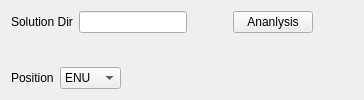
      <widget class="QWidget" name="tab_2">
       <attribute name="title">
        <string>Analysis</string>
       </attribute>
       <layout class="QGridLayout" name="gridLayout_10">
        <item row="0" column="0">
         <layout class="QVBoxLayout" name="verticalLayout_2" stretch="0,1,0">
          <item>
           <layout class="QHBoxLayout" name="horizontalLayout_5">
            <item>
             <widget class="QLabel" name="label_solution_dir">
              <property name="text">
               <string>Solution Dir</string>
              </property>
             </widget>
            </item>
            <item>
             <widget class="QLineEdit" name="edit_solution_dir"/>
            </item>
            <item>
             <spacer name="horizontalSpacer_27">
              <property name="orientation">
               <enum>Qt::Horizontal</enum>
              </property>
              <property name="sizeType">
               <enum>QSizePolicy::Fixed</enum>
              </property>
              <property name="sizeHint" stdset="0">
               <size>
                <width>40</width>
                <height>20</height>
               </size>
              </property>
             </spacer>
            </item>
            <item>
             <widget class="QPushButton" name="btn_analysis">
              <property name="text">
               <string>Ananlysis</string>
              </property>
             </widget>
            </item>
            <item>
             <spacer name="horizontalSpacer_28">
              <property name="orientation">
               <enum>Qt::Horizontal</enum>
              </property>
              <property name="sizeHint" stdset="0">
               <size>
                <width>40</width>
                <height>20</height>
               </size>
              </property>
             </spacer>
            </item>
           </layout>
          </item>
          <item>
           <widget class="Canvas" name="widget_plot" native="true"/>
          </item>
          <item>
           <layout class="QHBoxLayout" name="horizontalLayout_4">
            <item>
             <widget class="QLabel" name="label_position">
              <property name="text">
               <string>Position</string>
              </property>
             </widget>
            </item>
            <item>
             <widget class="QComboBox" name="combo_position">
              <item>
               <property name="text">
                <string>ENU</string>
               </property>
              </item>
              <item>
               <property name="text">
                <string>E/N/U</string>
               </property>
              </item>
             </widget>
            </item>
            <item>
             <spacer name="horizontalSpacer_26">
              <property name="orientation">
               <enum>Qt::Horizontal</enum>
              </property>
              <property name="sizeHint" stdset="0">
               <size>
                <width>40</width>
                <height>20</height>
               </size>
              </property>
             </spacer>
            </item>
           </layout>
          </item>
         </layout>
        </item>
       </layout>
      </widget>
